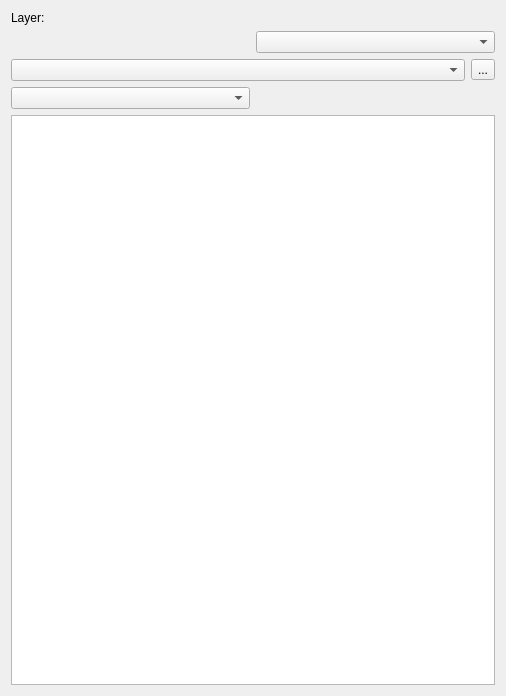
<?xml version="1.0" encoding="UTF-8"?>
<ui version="4.0">
 <class>Form</class>
 <widget class="QWidget" name="Form">
  <property name="geometry">
   <rect>
    <x>0</x>
    <y>0</y>
    <width>506</width>
    <height>696</height>
   </rect>
  </property>
  <property name="windowTitle">
   <string>Form</string>
  </property>
  <layout class="QVBoxLayout" name="verticalLayout">
   <item>
    <layout class="QHBoxLayout" name="horizontalLayout_4">
     <item>
      <widget class="QLabel" name="label">
       <property name="text">
        <string>Layer:</string>
       </property>
      </widget>
     </item>
    </layout>
   </item>
   <item>
    <layout class="QHBoxLayout" name="horizontalLayout">
     <item>
      <widget class="QLabel" name="lblLayer">
       <property name="text">
        <string>&lt;Layer&gt;</string>
       </property>
      </widget>
     </item>
     <item>
      <widget class="QgsMapLayerComboBox" name="mMapLayerComboBox"/>
     </item>
    </layout>
   </item>
   <item>
    <layout class="QHBoxLayout" name="horizontalLayout_3">
     <item>
      <widget class="QComboBox" name="cboFeat"/>
     </item>
     <item>
      <widget class="QToolButton" name="btnZoomTo">
       <property name="text">
        <string>...</string>
       </property>
       <property name="icon">
        <iconset>
         <normaloff>icons/mActionZoomToSelected.png</normaloff>icons/mActionZoomToSelected.png</iconset>
       </property>
      </widget>
     </item>
    </layout>
   </item>
   <item>
    <layout class="QHBoxLayout" name="horizontalLayout_2">
     <item>
      <widget class="QComboBox" name="cboCoordSystems"/>
     </item>
     <item>
      <widget class="QgsProjectionSelectionWidget" name="mQgsProjectionSelectionWidget"/>
     </item>
    </layout>
   </item>
   <item>
    <widget class="QTableWidget" name="tblCoords"/>
   </item>
  </layout>
 </widget>
 <customwidgets>
  <customwidget>
   <class>QgsMapLayerComboBox</class>
   <extends>QComboBox</extends>
   <header>qgsmaplayercombobox.h</header>
  </customwidget>
  <customwidget>
   <class>QgsProjectionSelectionWidget</class>
   <extends>QWidget</extends>
   <header>qgsprojectionselectionwidget.h</header>
  </customwidget>
 </customwidgets>
 <resources/>
 <connections/>
</ui>
